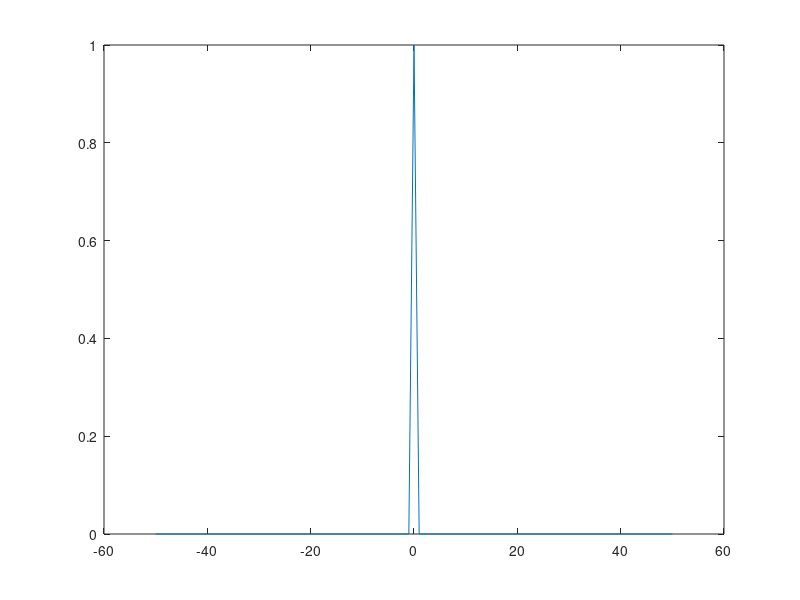

Write MATLAB code to recreate this figure.
clear all;
close all;
clc;
t=-50:50;
for index=1:length(t)
    if t(index)==0%The function has the value 1 at t=0
        u(index)=1;
    else if t(index)!=0%The function has value 0 at all other t
            u(index)=0;
        end
    end
end
%Ploting the function as continous signal
plot(t,u)

